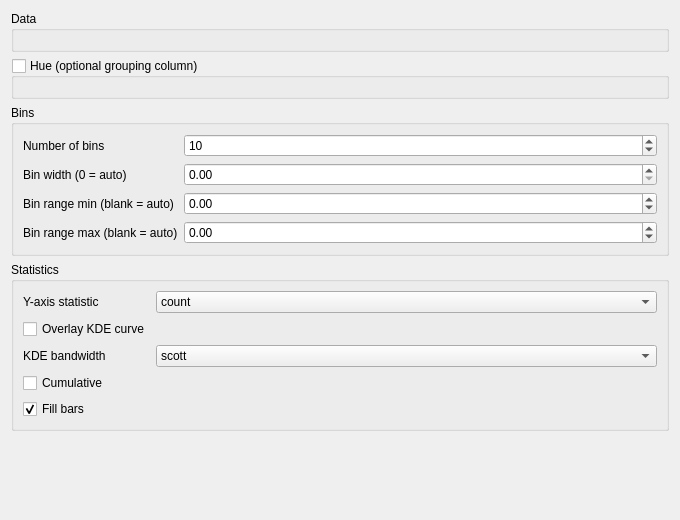
<?xml version="1.0" encoding="UTF-8"?>
<ui version="4.0">
 <class>DAChartAddStatsHistplotWidget</class>
 <widget class="QWidget" name="DAChartAddStatsHistplotWidget">
  <property name="geometry">
   <rect>
    <x>0</x>
    <y>0</y>
    <width>680</width>
    <height>520</height>
   </rect>
  </property>
  <property name="windowTitle">
   <string>Stats Histplot Settings</string>
  </property>
  <layout class="QVBoxLayout" name="verticalLayoutMain">
   <item>
    <widget class="QGroupBox" name="groupBoxData">
     <property name="title">
      <string>Data</string>
     </property>
     <property name="flat">
      <bool>true</bool>
     </property>
     <layout class="QVBoxLayout" name="verticalLayoutData">
      <item>
       <widget class="DA::DAChartSeriesSelectWidget" name="selectWidgetData"/>
      </item>
     </layout>
    </widget>
   </item>
   <item>
    <widget class="QGroupBox" name="groupBoxHue">
     <property name="title">
      <string>Hue (optional grouping column)</string>
     </property>
     <property name="flat">
      <bool>true</bool>
     </property>
     <property name="checkable">
      <bool>true</bool>
     </property>
     <property name="checked">
      <bool>false</bool>
     </property>
     <layout class="QVBoxLayout" name="verticalLayoutHue">
      <item>
       <widget class="DA::DAChartSeriesSelectWidget" name="selectWidgetHue"/>
      </item>
     </layout>
    </widget>
   </item>
   <item>
    <widget class="QGroupBox" name="groupBoxBins">
     <property name="title">
      <string>Bins</string>
     </property>
     <property name="flat">
      <bool>true</bool>
     </property>
     <layout class="QFormLayout" name="formLayoutBins">
      <item row="0" column="0">
       <widget class="QLabel" name="labelBins">
        <property name="text">
         <string>Number of bins</string>
        </property>
       </widget>
      </item>
      <item row="0" column="1">
       <widget class="QSpinBox" name="spinBoxBins">
        <property name="minimum">
         <number>1</number>
        </property>
        <property name="maximum">
         <number>10000</number>
        </property>
        <property name="value">
         <number>10</number>
        </property>
       </widget>
      </item>
      <item row="1" column="0">
       <widget class="QLabel" name="labelBinwidth">
        <property name="text">
         <string>Bin width (0 = auto)</string>
        </property>
       </widget>
      </item>
      <item row="1" column="1">
       <widget class="QDoubleSpinBox" name="doubleSpinBoxBinwidth">
        <property name="minimum">
         <double>0.000000000000000</double>
        </property>
        <property name="maximum">
         <double>1000000.000000000000000</double>
        </property>
        <property name="singleStep">
         <double>0.100000000000000</double>
        </property>
        <property name="value">
         <double>0.000000000000000</double>
        </property>
       </widget>
      </item>
      <item row="2" column="0">
       <widget class="QLabel" name="labelBinRangeMin">
        <property name="text">
         <string>Bin range min (blank = auto)</string>
        </property>
       </widget>
      </item>
      <item row="2" column="1">
       <widget class="QDoubleSpinBox" name="doubleSpinBoxBinRangeMin">
        <property name="minimum">
         <double>-1000000.000000000000000</double>
        </property>
        <property name="maximum">
         <double>1000000.000000000000000</double>
        </property>
        <property name="singleStep">
         <double>0.100000000000000</double>
        </property>
        <property name="value">
         <double>0.000000000000000</double>
        </property>
       </widget>
      </item>
      <item row="3" column="0">
       <widget class="QLabel" name="labelBinRangeMax">
        <property name="text">
         <string>Bin range max (blank = auto)</string>
        </property>
       </widget>
      </item>
      <item row="3" column="1">
       <widget class="QDoubleSpinBox" name="doubleSpinBoxBinRangeMax">
        <property name="minimum">
         <double>-1000000.000000000000000</double>
        </property>
        <property name="maximum">
         <double>1000000.000000000000000</double>
        </property>
        <property name="singleStep">
         <double>0.100000000000000</double>
        </property>
        <property name="value">
         <double>0.000000000000000</double>
        </property>
       </widget>
      </item>
     </layout>
    </widget>
   </item>
   <item>
    <widget class="QGroupBox" name="groupBoxStat">
     <property name="title">
      <string>Statistics</string>
     </property>
     <property name="flat">
      <bool>true</bool>
     </property>
     <layout class="QFormLayout" name="formLayoutStat">
      <item row="0" column="0">
       <widget class="QLabel" name="labelStat">
        <property name="text">
         <string>Y-axis statistic</string>
        </property>
       </widget>
      </item>
      <item row="0" column="1">
       <widget class="QComboBox" name="comboBoxStat">
        <item>
         <property name="text">
          <string>count</string>
         </property>
        </item>
        <item>
         <property name="text">
          <string>density</string>
         </property>
        </item>
        <item>
         <property name="text">
          <string>frequency</string>
         </property>
        </item>
        <item>
         <property name="text">
          <string>probability</string>
         </property>
        </item>
        <item>
         <property name="text">
          <string>percent</string>
         </property>
        </item>
       </widget>
      </item>
      <item row="1" column="0">
       <widget class="QCheckBox" name="checkBoxKde">
        <property name="text">
         <string>Overlay KDE curve</string>
        </property>
       </widget>
      </item>
      <item row="2" column="0">
       <widget class="QLabel" name="labelKdeBw">
        <property name="text">
         <string>KDE bandwidth</string>
        </property>
       </widget>
      </item>
      <item row="2" column="1">
       <widget class="QComboBox" name="comboBoxKdeBw">
        <item>
         <property name="text">
          <string>scott</string>
         </property>
        </item>
        <item>
         <property name="text">
          <string>silverman</string>
         </property>
        </item>
       </widget>
      </item>
      <item row="3" column="0">
       <widget class="QCheckBox" name="checkBoxCumulative">
        <property name="text">
         <string>Cumulative</string>
        </property>
       </widget>
      </item>
      <item row="4" column="0">
       <widget class="QCheckBox" name="checkBoxFill">
        <property name="text">
         <string>Fill bars</string>
        </property>
        <property name="checked">
         <bool>true</bool>
        </property>
       </widget>
      </item>
     </layout>
    </widget>
   </item>
   <item>
    <spacer name="verticalSpacer">
     <property name="orientation">
      <enum>Qt::Vertical</enum>
     </property>
     <property name="sizeHint" stdset="0">
      <size>
       <width>20</width>
       <height>40</height>
      </size>
     </property>
    </spacer>
   </item>
  </layout>
 </widget>
 <customwidgets>
  <customwidget>
   <class>DA::DAChartSeriesSelectWidget</class>
   <extends>QWidget</extends>
   <header>DAChartSeriesSelectWidget.h</header>
  </customwidget>
 </customwidgets>
 <resources/>
 <connections/>
</ui>
